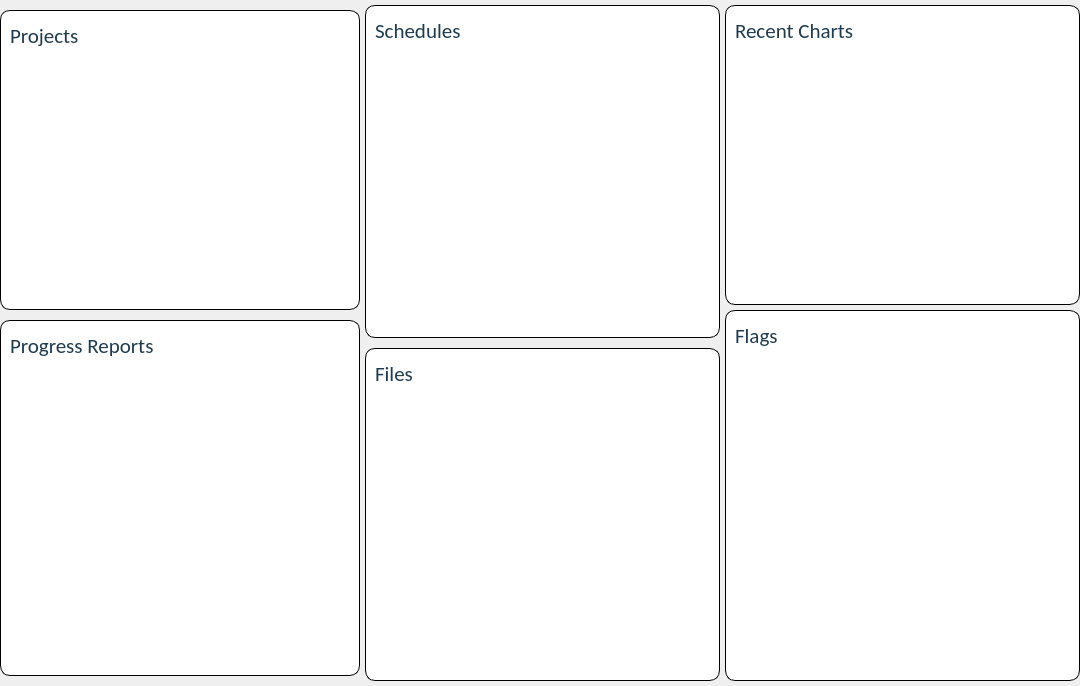
           <widget class="QWidget" name="Dashboard">
            <property name="minimumSize">
             <size>
              <width>1080</width>
              <height>686</height>
             </size>
            </property>
            <property name="maximumSize">
             <size>
              <width>2160</width>
              <height>1370</height>
             </size>
            </property>
            <layout class="QGridLayout" name="gridLayout_3">
             <property name="leftMargin">
              <number>0</number>
             </property>
             <property name="topMargin">
              <number>0</number>
             </property>
             <property name="rightMargin">
              <number>0</number>
             </property>
             <property name="bottomMargin">
              <number>0</number>
             </property>
             <property name="spacing">
              <number>0</number>
             </property>
             <item row="0" column="0">
              <layout class="QHBoxLayout" name="horizontalLayout_3">
               <property name="spacing">
                <number>5</number>
               </property>
               <property name="topMargin">
                <number>5</number>
               </property>
               <property name="bottomMargin">
                <number>5</number>
               </property>
               <item>
                <layout class="QVBoxLayout" name="verticalLayout_2">
                 <property name="spacing">
                  <number>10</number>
                 </property>
                 <property name="topMargin">
                  <number>5</number>
                 </property>
                 <property name="bottomMargin">
                  <number>5</number>
                 </property>
                 <item>
                  <widget class="QFrame" name="frame_4">
                   <property name="minimumSize">
                    <size>
                     <width>360</width>
                     <height>150</height>
                    </size>
                   </property>
                   <property name="maximumSize">
                    <size>
                     <width>720</width>
                     <height>300</height>
                    </size>
                   </property>
                   <property name="cursor">
                    <cursorShape>PointingHandCursor</cursorShape>
                   </property>
                   <property name="styleSheet">
                    <string notr="true">QFrame{
background-color: rgb(255, 255, 255);
border-radius:10px;
border:1px solid;
}
QFrame:hover{     
	border:2px solid rgb(230, 136, 136);
 }</string>
                   </property>
                   <property name="frameShape">
                    <enum>QFrame::StyledPanel</enum>
                   </property>
                   <property name="frameShadow">
                    <enum>QFrame::Raised</enum>
                   </property>
                   <widget class="QLabel" name="label_2">
                    <property name="geometry">
                     <rect>
                      <x>10</x>
                      <y>10</y>
                      <width>101</width>
                      <height>31</height>
                     </rect>
                    </property>
                    <property name="font">
                     <font>
                      <family>Calibri</family>
                      <pointsize>16</pointsize>
                     </font>
                    </property>
                    <property name="styleSheet">
                     <string notr="true">border:none;
border-radius:0px;
color: rgb(30, 59, 81);</string>
                    </property>
                    <property name="text">
                     <string>Projects</string>
                    </property>
                   </widget>
                  </widget>
                 </item>
                 <item>
                  <widget class="QFrame" name="frame_5">
                   <property name="minimumSize">
                    <size>
                     <width>360</width>
                     <height>300</height>
                    </size>
                   </property>
                   <property name="maximumSize">
                    <size>
                     <width>720</width>
                     <height>600</height>
                    </size>
                   </property>
                   <property name="cursor">
                    <cursorShape>PointingHandCursor</cursorShape>
                   </property>
                   <property name="styleSheet">
                    <string notr="true">QFrame{
background-color: rgb(255, 255, 255);
border-radius:10px;
border:1px solid;
}
QFrame:hover{     
	border:2px solid rgb(230, 136, 136);
 }</string>
                   </property>
                   <property name="frameShape">
                    <enum>QFrame::StyledPanel</enum>
                   </property>
                   <property name="frameShadow">
                    <enum>QFrame::Raised</enum>
                   </property>
                   <widget class="QLabel" name="label_3">
                    <property name="geometry">
                     <rect>
                      <x>10</x>
                      <y>10</y>
                      <width>171</width>
                      <height>31</height>
                     </rect>
                    </property>
                    <property name="font">
                     <font>
                      <family>Calibri</family>
                      <pointsize>16</pointsize>
                     </font>
                    </property>
                    <property name="styleSheet">
                     <string notr="true">border:none;
border-radius:0px;
color: rgb(30, 59, 81);</string>
                    </property>
                    <property name="text">
                     <string>Progress Reports</string>
                    </property>
                   </widget>
                  </widget>
                 </item>
                </layout>
               </item>
               <item>
                <layout class="QVBoxLayout" name="verticalLayout_4">
                 <property name="spacing">
                  <number>10</number>
                 </property>
                 <item>
                  <widget class="QFrame" name="frame_7">
                   <property name="minimumSize">
                    <size>
                     <width>320</width>
                     <height>300</height>
                    </size>
                   </property>
                   <property name="maximumSize">
                    <size>
                     <width>640</width>
                     <height>700</height>
                    </size>
                   </property>
                   <property name="cursor">
                    <cursorShape>PointingHandCursor</cursorShape>
                   </property>
                   <property name="styleSheet">
                    <string notr="true">QFrame{
background-color: rgb(255, 255, 255);
border-radius:10px;
border:1px solid;
}
QFrame:hover{     
	border:2px solid rgb(230, 136, 136);
 }</string>
                   </property>
                   <property name="frameShape">
                    <enum>QFrame::StyledPanel</enum>
                   </property>
                   <property name="frameShadow">
                    <enum>QFrame::Raised</enum>
                   </property>
                   <widget class="QLabel" name="label_5">
                    <property name="geometry">
                     <rect>
                      <x>10</x>
                      <y>10</y>
                      <width>171</width>
                      <height>31</height>
                     </rect>
                    </property>
                    <property name="font">
                     <font>
                      <family>Calibri</family>
                      <pointsize>16</pointsize>
                     </font>
                    </property>
                    <property name="styleSheet">
                     <string notr="true">border:none;
border-radius:0px;
color: rgb(30, 59, 81);</string>
                    </property>
                    <property name="text">
                     <string>Schedules</string>
                    </property>
                   </widget>
                  </widget>
                 </item>
                 <item>
                  <widget class="QFrame" name="frame_8">
                   <property name="minimumSize">
                    <size>
                     <width>350</width>
                     <height>320</height>
                    </size>
                   </property>
                   <property name="maximumSize">
                    <size>
                     <width>700</width>
                     <height>600</height>
                    </size>
                   </property>
                   <property name="cursor">
                    <cursorShape>PointingHandCursor</cursorShape>
                   </property>
                   <property name="styleSheet">
                    <string notr="true">QFrame{
background-color: rgb(255, 255, 255);
border-radius:10px;
border:1px solid;
}
QFrame:hover{     
	border:2px solid rgb(230, 136, 136);
 }</string>
                   </property>
                   <property name="frameShape">
                    <enum>QFrame::StyledPanel</enum>
                   </property>
                   <property name="frameShadow">
                    <enum>QFrame::Raised</enum>
                   </property>
                   <widget class="QLabel" name="label_6">
                    <property name="geometry">
                     <rect>
                      <x>10</x>
                      <y>10</y>
                      <width>171</width>
                      <height>31</height>
                     </rect>
                    </property>
                    <property name="font">
                     <font>
                      <family>Calibri</family>
                      <pointsize>16</pointsize>
                     </font>
                    </property>
                    <property name="styleSheet">
                     <string notr="true">border:none;
border-radius:0px;
color: rgb(30, 59, 81);</string>
                    </property>
                    <property name="text">
                     <string>Files</string>
                    </property>
                   </widget>
                  </widget>
                 </item>
                </layout>
               </item>
               <item>
                <layout class="QVBoxLayout" name="verticalLayout_3">
                 <item>
                  <widget class="QFrame" name="frame_6">
                   <property name="minimumSize">
                    <size>
                     <width>320</width>
                     <height>150</height>
                    </size>
                   </property>
                   <property name="maximumSize">
                    <size>
                     <width>700</width>
                     <height>300</height>
                    </size>
                   </property>
                   <property name="cursor">
                    <cursorShape>PointingHandCursor</cursorShape>
                   </property>
                   <property name="styleSheet">
                    <string notr="true">QFrame{
background-color: rgb(255, 255, 255);
border-radius:10px;
border:1px solid;
}
QFrame:hover{     
	border:2px solid rgb(230, 136, 136);
 }</string>
                   </property>
                   <property name="frameShape">
                    <enum>QFrame::StyledPanel</enum>
                   </property>
                   <property name="frameShadow">
                    <enum>QFrame::Raised</enum>
                   </property>
                   <widget class="QLabel" name="label_4">
                    <property name="geometry">
                     <rect>
                      <x>10</x>
                      <y>10</y>
                      <width>171</width>
                      <height>31</height>
                     </rect>
                    </property>
                    <property name="font">
                     <font>
                      <family>Calibri</family>
                      <pointsize>16</pointsize>
                     </font>
                    </property>
                    <property name="styleSheet">
                     <string notr="true">border:none;
border-radius:0px;
color: rgb(30, 59, 81);</string>
                    </property>
                    <property name="text">
                     <string>Recent Charts</string>
                    </property>
                   </widget>
                  </widget>
                 </item>
                 <item>
                  <widget class="QFrame" name="frame_9">
                   <property name="minimumSize">
                    <size>
                     <width>320</width>
                     <height>320</height>
                    </size>
                   </property>
                   <property name="maximumSize">
                    <size>
                     <width>700</width>
                     <height>640</height>
                    </size>
                   </property>
                   <property name="cursor">
                    <cursorShape>PointingHandCursor</cursorShape>
                   </property>
                   <property name="styleSheet">
                    <string notr="true">QFrame{
background-color: rgb(255, 255, 255);
border-radius:10px;
border:1px solid;
}
QFrame:hover{     
	border:2px solid rgb(230, 136, 136);
 }</string>
                   </property>
                   <property name="frameShape">
                    <enum>QFrame::StyledPanel</enum>
                   </property>
                   <property name="frameShadow">
                    <enum>QFrame::Raised</enum>
                   </property>
                   <widget class="QLabel" name="label_7">
                    <property name="geometry">
                     <rect>
                      <x>10</x>
                      <y>10</y>
                      <width>171</width>
                      <height>31</height>
                     </rect>
                    </property>
                    <property name="font">
                     <font>
                      <family>Calibri</family>
                      <pointsize>16</pointsize>
                     </font>
                    </property>
                    <property name="styleSheet">
                     <string notr="true">border:none;
border-radius:0px;
color: rgb(30, 59, 81);</string>
                    </property>
                    <property name="text">
                     <string>Flags</string>
                    </property>
                   </widget>
                  </widget>
                 </item>
                </layout>
               </item>
              </layout>
             </item>
            </layout>
           </widget>
